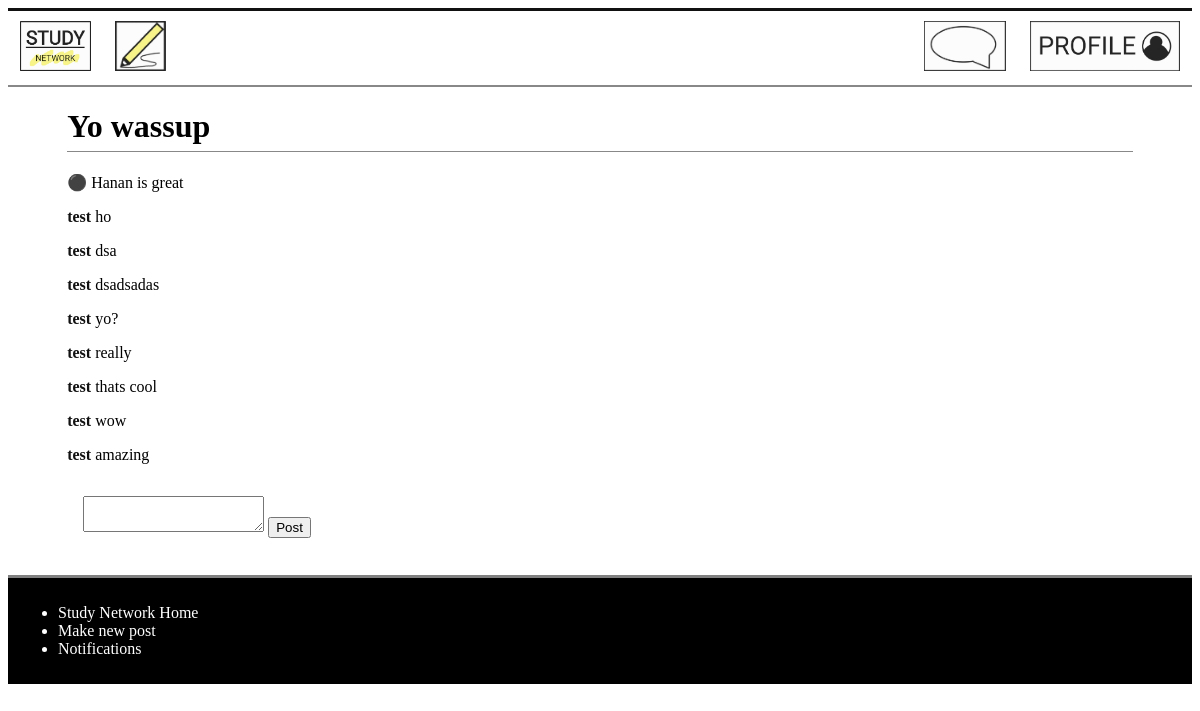
The app's page /comment/54 (signed in) with its own data.
### models.py (models this page shows)
class Post(db.Model):
    __tablename__ = 'Post'
    id = db.Column(db.Integer, primary_key=True)
    title = db.Column(db.Text)
    discussion = db.Column(db.Text)
    date = db.Column(db.Integer)
    comments = db.Column(db.Integer)
    user_id = db.Column(db.Integer, db.ForeignKey('User.id'))
    post_user = db.relationship('User', back_populates='user_post')
    replies_post = db.relationship('Reply', secondary=PostReply, back_populates='posts_reply')
    categories_post = db.relationship('Category', secondary=PostCategory, back_populates='posts_category')
    notifications_post = db.relationship('Notification', back_populates='posts_notification')
    posts = db.relationship('Comment', back_populates='user')

class Comment(db.Model):
    __tablename__ = 'Comment'
    id = db.Column(db.Integer, primary_key=True)
    Post_id = db.Column(db.Integer, db.ForeignKey('Post.id'), nullable = True)
    User_id = db.Column(db.Integer, db.ForeignKey('User.id'), nullable = False)
    comment = db.Column(db.Text, nullable = False)
    user = db.relationship('Post', back_populates='posts')
    post = db.relationship('User', back_populates='users')

class User(db.Model):
    __tablename__ = 'User'
    id = db.Column(db.Integer, primary_key=True)
    username = db.Column(db.Text)
    email = db.Column(db.Text)
    password = db.Column(db.Text)
    user_post = db.relationship('Post', back_populates='post_user')
    notifications_user = db.relationship('Notification', back_populates='users_notification')
    users = db.relationship('Comment', back_populates='post')

### main.py (the view, shortened to what this page needs)
@app.route('/comment/<int:id>', methods=['GET', 'POST'])
def comment(id):
    form = Comment()
    post_info = db.session.query(models.Post).filter_by(id = id).first_or_404()
    user_info = db.session.query(models.User).filter_by(id = session['logged_in_user']).first()
    comments = db.session.query(models.Comment).filter_by(Post_id = id).all()
    if g.logged_in_user == None:
        return redirect(url_for('signin'))
    elif request.method == 'GET':# display all the comments in the post
        if comments == Null:
            return render_template('comment.html', form=form, post_info=post_info)
        else:
            return render_template('comment.html', form=form, comments=comments, post_info=post_info)

### forms.py
class Comment(FlaskForm):
    comment = TextAreaField('Write your comment or reply here', validators=[DataRequired()])

### main.py (called while the page is built)
@app.context_processor
def notification_processor():
    if  g.logged_in_user:
        num_notification = models.Notification.query.filter_by(user_id = session["logged_in_user"]).all()
        if len(num_notification) > 99:
            return dict(num_notification = "99..") #When the number of notification is too big, it just shows 99+.
        else:
            return dict(num_notification = len(num_notification))
    else:
        return dict(num_notification = "No one is logged in")

@app.before_request
def before_request():
    g.logged_in_user = None
    if 'logged_in_user' in session:
        g.logged_in_user = session['logged_in_user']

### templates/comment.html (shortened to what this page needs)
{% extends 'layout.html' %}
{% block content %}
<main>
<h1>{{post_info.title}}</h1>
<p>⚫ {{ post_info.discussion }}</p>
{% for comment in comments %}
    <p><a class="name"href="/profile/{{comment.post.id}}"><strong>{{comment.post.username}}</strong></a> {{ comment.comment }}</p>
{% endfor %}
<form method="POST" enctype="multipart/form-data">
    {{ form.comment }}
    <input type="submit" value="Post">
</form>
</main>
{% endblock %}

### static/css/style.css (style rules this page uses)
a { text-decoration: none; color: #111; }
body main { display: block; max-width: 90%; margin-left: 5%; }
body main h1 { border-bottom: 1px #888 solid; padding-bottom: 0.5%; }
main input { margin-bottom: 2%; }
form { padding: 16px; }

### records on screen
Post: title "Yo wassup", discussion "Hanan is great"
Comment: post.username "test", comment "ho"
Comment: post.username "test", comment "dsa"
Comment: post.username "test", comment "dsadsadas"
Comment: post.username "test", comment "yo?"
Comment: post.username "test", comment "really"
Comment: post.username "test", comment "thats cool"
Comment: post.username "test", comment "wow"
Comment: post.username "test", comment "amazing"
